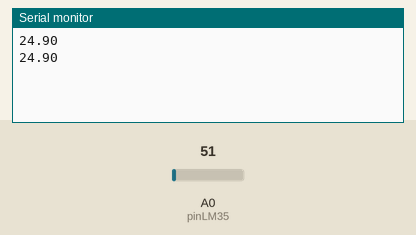
Simulated run of this sketch. Board: Arduino Uno, built with avr-gcc and run on an emulated ATmega328P. Parts: the last lines printed to the serial monitor. The inputs (shaded band) are chosen by the test bench; at power-on: A0 (pinLM35) = 51.

Above: at 10.8 s.
10.9 s: A0 (pinLM35) set to 61
At 20.4 s:
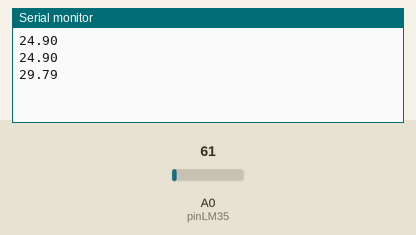
20.9 s: A0 (pinLM35) set to 71
At 30.4 s:
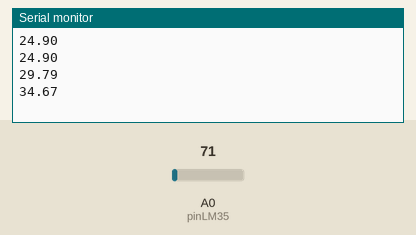
Timing chart, 0 to 31.9 s (numbered marks = the images above; inputs shaded):
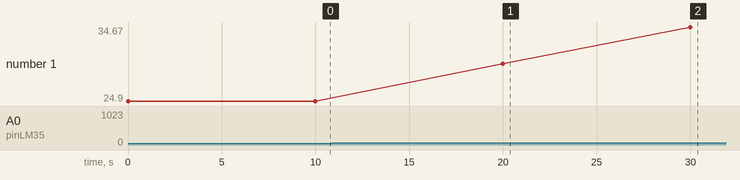

Measured:
- after the input at 10.9 s, the serial monitor: prints a new line after 9.1 s (image 1)
- after the input at 20.9 s, the serial monitor: prints a new line after 9.1 s (image 2)
- plotted number 1: 24.9 → 29.79 after the input at 10.9 s, 29.79 → 34.67 after the input at 20.9 s

The sketch:

counter.ino
```cpp
//int counter = 0;
float tempC;
int pinLM35 = 0;

void setup() {
  Serial.begin(9600);
}

void loop() {
  //Serial.print(++counter, DEC);
  //delay(2000);

  tempC = analogRead(pinLM35);

  tempC = (5.0 * tempC * 100.0)/1024.0;
  Serial.print(tempC);
  Serial.print("\n");
  delay(10000);
}
```
